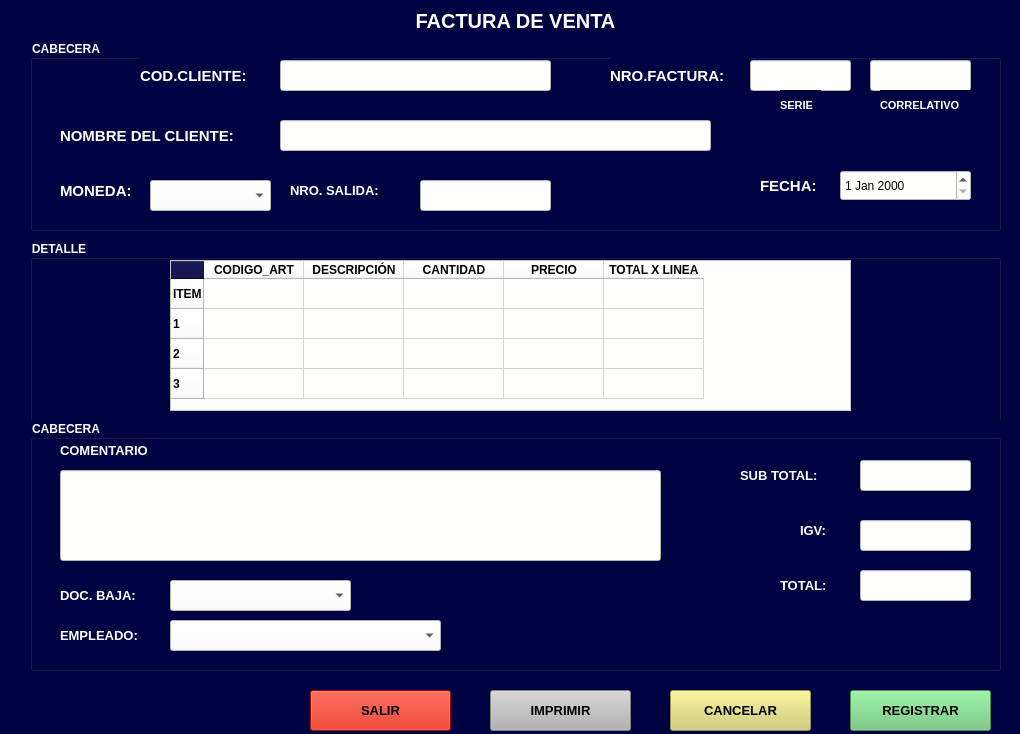
<?xml version="1.0" encoding="UTF-8"?>
<ui version="4.0">
 <class>frmfacturaventa</class>
 <widget class="QMainWindow" name="frmfacturaventa">
  <property name="geometry">
   <rect>
    <x>0</x>
    <y>0</y>
    <width>1020</width>
    <height>734</height>
   </rect>
  </property>
  <property name="windowTitle">
   <string>Factura</string>
  </property>
  <property name="styleSheet">
   <string notr="true">background-color: rgb(0, 3, 66);</string>
  </property>
  <widget class="QWidget" name="centralwidget">
   <widget class="QGroupBox" name="groupBox">
    <property name="geometry">
     <rect>
      <x>30</x>
      <y>40</y>
      <width>971</width>
      <height>191</height>
     </rect>
    </property>
    <property name="font">
     <font>
      <pointsize>9</pointsize>
      <weight>75</weight>
      <bold>true</bold>
     </font>
    </property>
    <property name="styleSheet">
     <string notr="true">color: rgb(255, 255, 254);</string>
    </property>
    <property name="title">
     <string>CABECERA</string>
    </property>
    <widget class="QLabel" name="label_2">
     <property name="geometry">
      <rect>
       <x>110</x>
       <y>10</y>
       <width>151</width>
       <height>51</height>
      </rect>
     </property>
     <property name="font">
      <font>
       <pointsize>11</pointsize>
       <weight>75</weight>
       <bold>true</bold>
      </font>
     </property>
     <property name="text">
      <string>COD.CLIENTE:</string>
     </property>
    </widget>
    <widget class="QLabel" name="label_3">
     <property name="geometry">
      <rect>
       <x>30</x>
       <y>70</y>
       <width>211</width>
       <height>51</height>
      </rect>
     </property>
     <property name="font">
      <font>
       <pointsize>11</pointsize>
       <weight>75</weight>
       <bold>true</bold>
      </font>
     </property>
     <property name="text">
      <string>NOMBRE DEL CLIENTE: </string>
     </property>
    </widget>
    <widget class="QLabel" name="label_4">
     <property name="geometry">
      <rect>
       <x>30</x>
       <y>130</y>
       <width>111</width>
       <height>41</height>
      </rect>
     </property>
     <property name="font">
      <font>
       <pointsize>11</pointsize>
       <weight>75</weight>
       <bold>true</bold>
      </font>
     </property>
     <property name="text">
      <string>MONEDA: </string>
     </property>
    </widget>
    <widget class="QLabel" name="label_5">
     <property name="geometry">
      <rect>
       <x>730</x>
       <y>120</y>
       <width>81</width>
       <height>51</height>
      </rect>
     </property>
     <property name="font">
      <font>
       <pointsize>11</pointsize>
       <weight>75</weight>
       <bold>true</bold>
      </font>
     </property>
     <property name="text">
      <string>FECHA: </string>
     </property>
    </widget>
    <widget class="QLabel" name="label_6">
     <property name="geometry">
      <rect>
       <x>580</x>
       <y>10</y>
       <width>141</width>
       <height>51</height>
      </rect>
     </property>
     <property name="font">
      <font>
       <pointsize>11</pointsize>
       <weight>75</weight>
       <bold>true</bold>
      </font>
     </property>
     <property name="text">
      <string>NRO.FACTURA:</string>
     </property>
    </widget>
    <widget class="QLineEdit" name="txtcodcliente">
     <property name="geometry">
      <rect>
       <x>250</x>
       <y>20</y>
       <width>271</width>
       <height>31</height>
      </rect>
     </property>
     <property name="styleSheet">
      <string notr="true">background-color: rgb(255, 255, 254);
color: rgb(0, 0, 0);</string>
     </property>
    </widget>
    <widget class="QLineEdit" name="txtnombrecliente">
     <property name="geometry">
      <rect>
       <x>250</x>
       <y>80</y>
       <width>431</width>
       <height>31</height>
      </rect>
     </property>
     <property name="styleSheet">
      <string notr="true">background-color: rgb(255, 255, 254);
color: rgb(0, 0, 0);</string>
     </property>
    </widget>
    <widget class="QLineEdit" name="txtnroserie">
     <property name="geometry">
      <rect>
       <x>720</x>
       <y>20</y>
       <width>101</width>
       <height>31</height>
      </rect>
     </property>
     <property name="styleSheet">
      <string notr="true">background-color: rgb(255, 255, 254);
color: rgb(0, 0, 0);</string>
     </property>
    </widget>
    <widget class="QLineEdit" name="txtnrocorrelativo">
     <property name="geometry">
      <rect>
       <x>840</x>
       <y>20</y>
       <width>101</width>
       <height>31</height>
      </rect>
     </property>
     <property name="styleSheet">
      <string notr="true">background-color: rgb(255, 255, 254);
color: rgb(0, 0, 0);</string>
     </property>
    </widget>
    <widget class="QLabel" name="label_12">
     <property name="geometry">
      <rect>
       <x>750</x>
       <y>50</y>
       <width>41</width>
       <height>31</height>
      </rect>
     </property>
     <property name="font">
      <font>
       <pointsize>8</pointsize>
       <weight>75</weight>
       <bold>true</bold>
      </font>
     </property>
     <property name="text">
      <string>SERIE</string>
     </property>
    </widget>
    <widget class="QLabel" name="label_13">
     <property name="geometry">
      <rect>
       <x>850</x>
       <y>50</y>
       <width>91</width>
       <height>31</height>
      </rect>
     </property>
     <property name="font">
      <font>
       <pointsize>8</pointsize>
       <weight>75</weight>
       <bold>true</bold>
      </font>
     </property>
     <property name="text">
      <string>CORRELATIVO</string>
     </property>
    </widget>
    <widget class="QLabel" name="label_16">
     <property name="geometry">
      <rect>
       <x>260</x>
       <y>130</y>
       <width>121</width>
       <height>41</height>
      </rect>
     </property>
     <property name="font">
      <font>
       <pointsize>10</pointsize>
       <weight>75</weight>
       <bold>true</bold>
      </font>
     </property>
     <property name="text">
      <string>NRO. SALIDA:</string>
     </property>
    </widget>
    <widget class="QLineEdit" name="txtnrosalida">
     <property name="geometry">
      <rect>
       <x>390</x>
       <y>140</y>
       <width>131</width>
       <height>31</height>
      </rect>
     </property>
     <property name="styleSheet">
      <string notr="true">background-color: rgb(255, 255, 254);
color: rgb(0, 0, 0);</string>
     </property>
    </widget>
    <widget class="QDateEdit" name="dtfecha">
     <property name="geometry">
      <rect>
       <x>810</x>
       <y>130</y>
       <width>131</width>
       <height>31</height>
      </rect>
     </property>
     <property name="styleSheet">
      <string notr="true">background-color: rgb(255, 255, 254);
color: rgb(0, 0, 0);</string>
     </property>
    </widget>
    <widget class="QComboBox" name="cbomoneda">
     <property name="geometry">
      <rect>
       <x>120</x>
       <y>140</y>
       <width>121</width>
       <height>31</height>
      </rect>
     </property>
     <property name="styleSheet">
      <string notr="true">background-color: rgb(255, 255, 254);
color: rgb(0, 0, 0);</string>
     </property>
    </widget>
   </widget>
   <widget class="QGroupBox" name="groupBox_2">
    <property name="geometry">
     <rect>
      <x>30</x>
      <y>240</y>
      <width>971</width>
      <height>181</height>
     </rect>
    </property>
    <property name="font">
     <font>
      <pointsize>9</pointsize>
      <weight>75</weight>
      <bold>true</bold>
     </font>
    </property>
    <property name="styleSheet">
     <string notr="true">color: rgb(255, 255, 254);</string>
    </property>
    <property name="title">
     <string>DETALLE</string>
    </property>
    <widget class="QTableWidget" name="tbdetallefactura">
     <property name="geometry">
      <rect>
       <x>140</x>
       <y>20</y>
       <width>681</width>
       <height>151</height>
      </rect>
     </property>
     <property name="font">
      <font>
       <weight>50</weight>
       <bold>false</bold>
      </font>
     </property>
     <property name="styleSheet">
      <string notr="true">background-color: rgb(255, 255, 254);
color: rgb(0, 0, 0);</string>
     </property>
     <row>
      <property name="text">
       <string>ITEM</string>
      </property>
      <property name="font">
       <font>
        <weight>75</weight>
        <bold>true</bold>
       </font>
      </property>
     </row>
     <row>
      <property name="text">
       <string>1</string>
      </property>
      <property name="font">
       <font>
        <weight>75</weight>
        <bold>true</bold>
       </font>
      </property>
     </row>
     <row>
      <property name="text">
       <string>2</string>
      </property>
      <property name="font">
       <font>
        <weight>75</weight>
        <bold>true</bold>
       </font>
      </property>
     </row>
     <row>
      <property name="text">
       <string>3</string>
      </property>
      <property name="font">
       <font>
        <weight>75</weight>
        <bold>true</bold>
       </font>
      </property>
     </row>
     <column>
      <property name="text">
       <string>CODIGO_ART</string>
      </property>
      <property name="font">
       <font>
        <weight>75</weight>
        <bold>true</bold>
       </font>
      </property>
     </column>
     <column>
      <property name="text">
       <string>DESCRIPCIÓN</string>
      </property>
      <property name="font">
       <font>
        <weight>75</weight>
        <bold>true</bold>
       </font>
      </property>
     </column>
     <column>
      <property name="text">
       <string>CANTIDAD</string>
      </property>
      <property name="font">
       <font>
        <weight>75</weight>
        <bold>true</bold>
       </font>
      </property>
     </column>
     <column>
      <property name="text">
       <string>PRECIO</string>
      </property>
      <property name="font">
       <font>
        <weight>75</weight>
        <bold>true</bold>
       </font>
      </property>
     </column>
     <column>
      <property name="text">
       <string>TOTAL X LINEA</string>
      </property>
      <property name="font">
       <font>
        <weight>75</weight>
        <bold>true</bold>
       </font>
      </property>
     </column>
     <item row="0" column="0">
      <property name="text">
       <string/>
      </property>
      <property name="font">
       <font>
        <pointsize>8</pointsize>
       </font>
      </property>
     </item>
    </widget>
   </widget>
   <widget class="QGroupBox" name="groupBox_3">
    <property name="geometry">
     <rect>
      <x>30</x>
      <y>420</y>
      <width>971</width>
      <height>251</height>
     </rect>
    </property>
    <property name="font">
     <font>
      <pointsize>9</pointsize>
      <weight>75</weight>
      <bold>true</bold>
     </font>
    </property>
    <property name="styleSheet">
     <string notr="true">color: rgb(255, 255, 254);</string>
    </property>
    <property name="title">
     <string>CABECERA</string>
    </property>
    <widget class="QLabel" name="label_7">
     <property name="geometry">
      <rect>
       <x>30</x>
       <y>20</y>
       <width>141</width>
       <height>21</height>
      </rect>
     </property>
     <property name="font">
      <font>
       <pointsize>10</pointsize>
       <weight>75</weight>
       <bold>true</bold>
      </font>
     </property>
     <property name="text">
      <string>COMENTARIO</string>
     </property>
    </widget>
    <widget class="QLineEdit" name="txtcomentario">
     <property name="geometry">
      <rect>
       <x>30</x>
       <y>50</y>
       <width>601</width>
       <height>91</height>
      </rect>
     </property>
     <property name="styleSheet">
      <string notr="true">background-color: rgb(255, 255, 254);
color: rgb(0, 0, 0);</string>
     </property>
    </widget>
    <widget class="QLabel" name="label_8">
     <property name="geometry">
      <rect>
       <x>710</x>
       <y>30</y>
       <width>101</width>
       <height>51</height>
      </rect>
     </property>
     <property name="font">
      <font>
       <pointsize>10</pointsize>
       <weight>75</weight>
       <bold>true</bold>
      </font>
     </property>
     <property name="text">
      <string>SUB TOTAL: </string>
     </property>
    </widget>
    <widget class="QLabel" name="label_9">
     <property name="geometry">
      <rect>
       <x>770</x>
       <y>90</y>
       <width>41</width>
       <height>41</height>
      </rect>
     </property>
     <property name="font">
      <font>
       <pointsize>10</pointsize>
       <weight>75</weight>
       <bold>true</bold>
      </font>
     </property>
     <property name="text">
      <string>IGV:</string>
     </property>
    </widget>
    <widget class="QLabel" name="label_10">
     <property name="geometry">
      <rect>
       <x>750</x>
       <y>140</y>
       <width>71</width>
       <height>51</height>
      </rect>
     </property>
     <property name="font">
      <font>
       <pointsize>10</pointsize>
       <weight>75</weight>
       <bold>true</bold>
      </font>
     </property>
     <property name="text">
      <string>TOTAL:</string>
     </property>
    </widget>
    <widget class="QLineEdit" name="txtsubtotal">
     <property name="geometry">
      <rect>
       <x>830</x>
       <y>40</y>
       <width>111</width>
       <height>31</height>
      </rect>
     </property>
     <property name="styleSheet">
      <string notr="true">background-color: rgb(255, 255, 254);
color: rgb(0, 0, 0);</string>
     </property>
    </widget>
    <widget class="QLineEdit" name="txtigv">
     <property name="geometry">
      <rect>
       <x>830</x>
       <y>100</y>
       <width>111</width>
       <height>31</height>
      </rect>
     </property>
     <property name="styleSheet">
      <string notr="true">background-color: rgb(255, 255, 254);
color: rgb(0, 0, 0);</string>
     </property>
    </widget>
    <widget class="QLineEdit" name="txttotal">
     <property name="geometry">
      <rect>
       <x>830</x>
       <y>150</y>
       <width>111</width>
       <height>31</height>
      </rect>
     </property>
     <property name="styleSheet">
      <string notr="true">background-color: rgb(255, 255, 254);
color: rgb(0, 0, 0);</string>
     </property>
    </widget>
    <widget class="QLabel" name="label_14">
     <property name="geometry">
      <rect>
       <x>30</x>
       <y>150</y>
       <width>111</width>
       <height>51</height>
      </rect>
     </property>
     <property name="font">
      <font>
       <pointsize>10</pointsize>
       <weight>75</weight>
       <bold>true</bold>
      </font>
     </property>
     <property name="text">
      <string>DOC. BAJA:</string>
     </property>
    </widget>
    <widget class="QLabel" name="label_15">
     <property name="geometry">
      <rect>
       <x>30</x>
       <y>190</y>
       <width>101</width>
       <height>51</height>
      </rect>
     </property>
     <property name="font">
      <font>
       <pointsize>10</pointsize>
       <weight>75</weight>
       <bold>true</bold>
      </font>
     </property>
     <property name="text">
      <string>EMPLEADO:</string>
     </property>
    </widget>
    <widget class="QComboBox" name="cbodocbaja">
     <property name="geometry">
      <rect>
       <x>140</x>
       <y>160</y>
       <width>181</width>
       <height>31</height>
      </rect>
     </property>
     <property name="styleSheet">
      <string notr="true">background-color: rgb(255, 255, 254);
color: rgb(0, 0, 0);</string>
     </property>
    </widget>
    <widget class="QComboBox" name="cboempleado">
     <property name="geometry">
      <rect>
       <x>140</x>
       <y>200</y>
       <width>271</width>
       <height>31</height>
      </rect>
     </property>
     <property name="styleSheet">
      <string notr="true">background-color: rgb(255, 255, 254);
color: rgb(0, 0, 0);</string>
     </property>
    </widget>
   </widget>
   <widget class="QLabel" name="label">
    <property name="geometry">
     <rect>
      <x>30</x>
      <y>0</y>
      <width>971</width>
      <height>41</height>
     </rect>
    </property>
    <property name="font">
     <font>
      <pointsize>15</pointsize>
      <weight>75</weight>
      <bold>true</bold>
     </font>
    </property>
    <property name="styleSheet">
     <string notr="true">color: rgb(255, 255, 254);</string>
    </property>
    <property name="text">
     <string>FACTURA DE VENTA</string>
    </property>
    <property name="alignment">
     <set>Qt::AlignCenter</set>
    </property>
   </widget>
   <widget class="QPushButton" name="btncancelar">
    <property name="geometry">
     <rect>
      <x>670</x>
      <y>690</y>
      <width>141</width>
      <height>41</height>
     </rect>
    </property>
    <property name="font">
     <font>
      <pointsize>10</pointsize>
      <weight>75</weight>
      <bold>true</bold>
     </font>
    </property>
    <property name="styleSheet">
     <string notr="true">background-color: rgb(209, 205, 106);</string>
    </property>
    <property name="text">
     <string>CANCELAR</string>
    </property>
   </widget>
   <widget class="QPushButton" name="btnregistrar">
    <property name="geometry">
     <rect>
      <x>850</x>
      <y>690</y>
      <width>141</width>
      <height>41</height>
     </rect>
    </property>
    <property name="font">
     <font>
      <pointsize>10</pointsize>
      <weight>75</weight>
      <bold>true</bold>
     </font>
    </property>
    <property name="styleSheet">
     <string notr="true">background-color: rgb(102, 195, 115);</string>
    </property>
    <property name="text">
     <string>REGISTRAR</string>
    </property>
   </widget>
   <widget class="QPushButton" name="btnsalir">
    <property name="geometry">
     <rect>
      <x>310</x>
      <y>690</y>
      <width>141</width>
      <height>41</height>
     </rect>
    </property>
    <property name="font">
     <font>
      <pointsize>10</pointsize>
      <weight>75</weight>
      <bold>true</bold>
     </font>
    </property>
    <property name="styleSheet">
     <string notr="true">background-color: rgb(209, 23, 1);
color: rgb(0, 0, 0);</string>
    </property>
    <property name="text">
     <string>SALIR</string>
    </property>
   </widget>
   <widget class="QPushButton" name="btnimprimir">
    <property name="geometry">
     <rect>
      <x>490</x>
      <y>690</y>
      <width>141</width>
      <height>41</height>
     </rect>
    </property>
    <property name="font">
     <font>
      <pointsize>10</pointsize>
      <weight>75</weight>
      <bold>true</bold>
     </font>
    </property>
    <property name="styleSheet">
     <string notr="true">background-color: rgb(179, 179, 179);
color: rgb(0, 0, 0);</string>
    </property>
    <property name="text">
     <string>IMPRIMIR</string>
    </property>
   </widget>
  </widget>
 </widget>
 <resources/>
 <connections/>
</ui>
